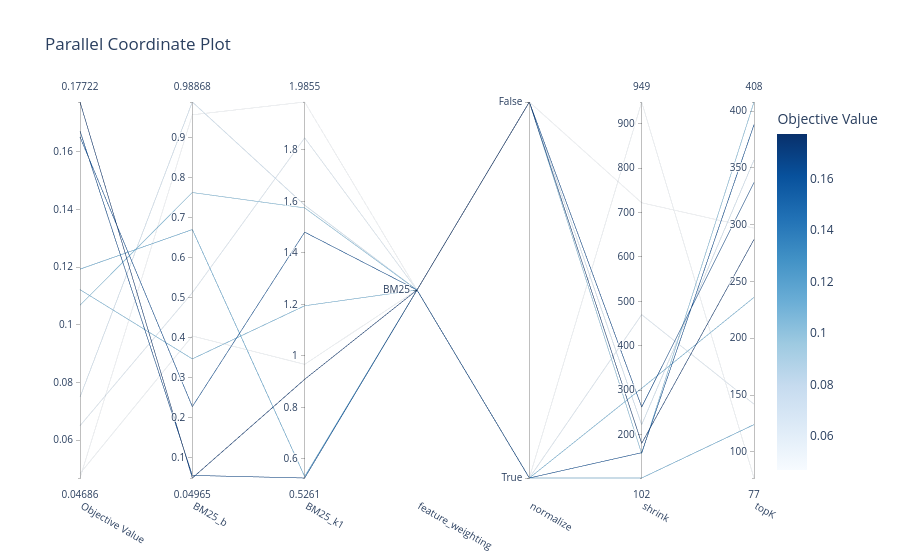

The cell this chart's notebook holds for it:
### Code cell
optuna.visualization.plot_parallel_coordinate(optuna_study)

### Figure 1 — Plotly figure (JSON) as saved in the notebook; plotly's stock layout.template omitted (floating-point values rounded to 4 significant figures)
{"data": [{"dimensions": [{"label": "Objective Value", "range": [0.04686, 0.1772], "values": [0.06499, 0.04841, 0.1122, 0.04686, 0.1671, 0.0749, 0.1193, 0.1772, 0.1068, 0.1651]}, {"label": "BM25_b", "range": [0.04965, 0.9887], "values": [0.5124, 0.4043, 0.3471, 0.9567, 0.05614, 0.9887, 0.6701, 0.04965, 0.7626, 0.2279]}, {"label": "BM25_k1", "range": [0.5261, 1.986], "values": [1.846, 0.9673, 1.195, 1.986, 0.5261, 1.585, 0.5316, 0.9092, 1.574, 1.48]}, {"label": "feature_weighting", "range": [0, 0], "ticktext": ["BM25"], "tickvals": [0], "values": [0, 0, 0, 0, 0, 0, 0, 0, 0, 0]}, {"label": "normalize", "range": [0, 1], "ticktext": ["True", "False"], "tickvals": [0, 1], "values": [0, 0, 0, 1, 1, 1, 0, 1, 1, 0]}, {"label": "shrink", "range": [102, 949], "values": [470, 949, 304, 722, 262, 222, 102, 180, 157, 159]}, {"label": "topK", "range": [77, 408], "values": [142, 77, 236, 297, 337, 357, 124, 287, 408, 388]}], "labelangle": 30, "labelside": "bottom", "line": {"color": [0.06499, 0.04841, 0.1122, 0.04686, 0.1671, 0.0749, 0.1193, 0.1772, 0.1068, 0.1651], "colorbar": {"title": {"text": "Objective Value"}}, "colorscale": [[0, "rgb(247,251,255)"], [0.125, "rgb(222,235,247)"], [0.25, "rgb(198,219,239)"], [0.375, "rgb(158,202,225)"], [0.5, "rgb(107,174,214)"], [0.625, "rgb(66,146,198)"], [0.75, "rgb(33,113,181)"], [0.875, "rgb(8,81,156)"], [1, "rgb(8,48,107)"]], "reversescale": false, "showscale": true}, "type": "parcoords"}], "layout": {"title": {"text": "Parallel Coordinate Plot"}}}
